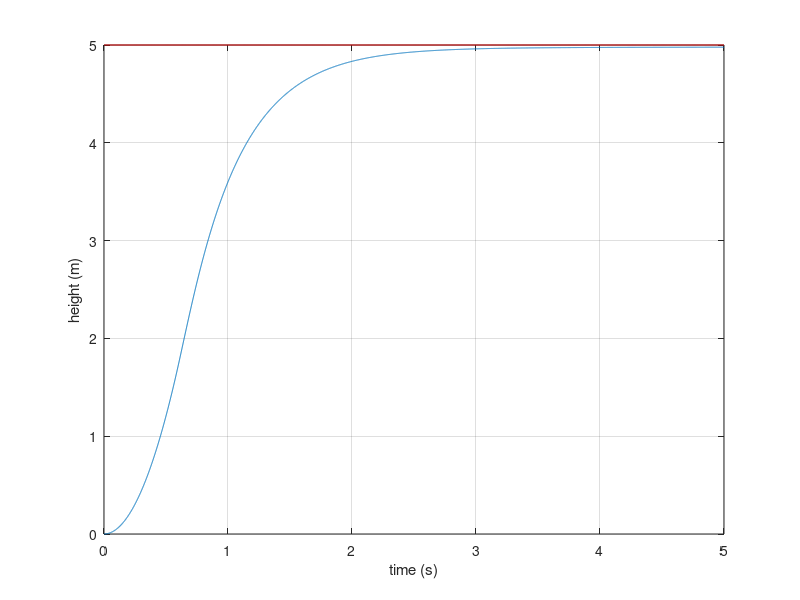
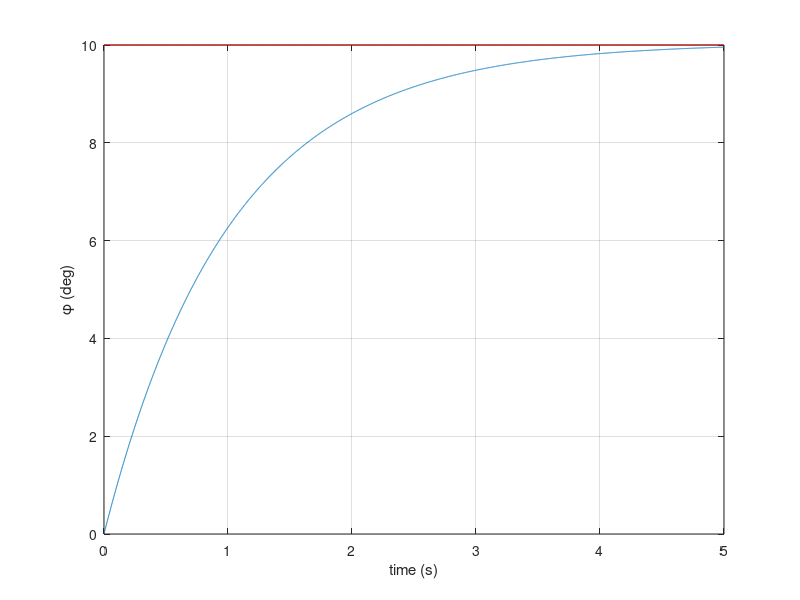
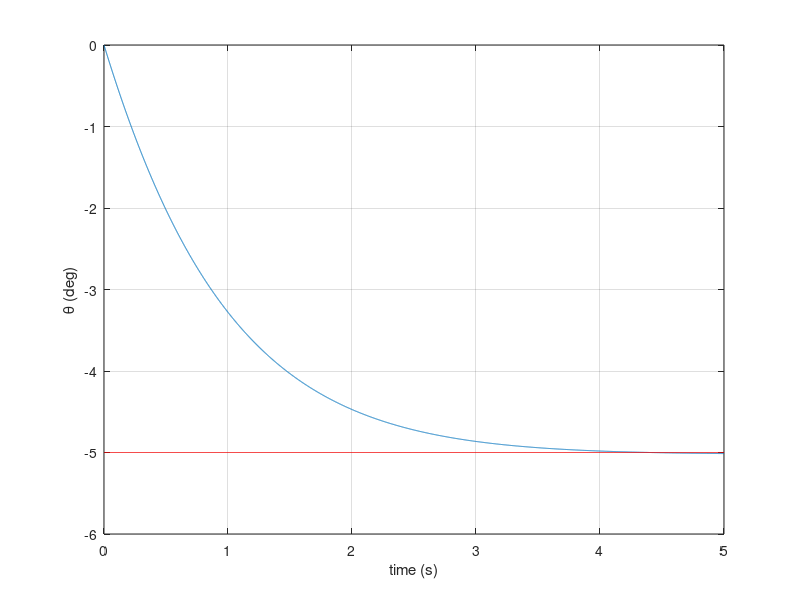
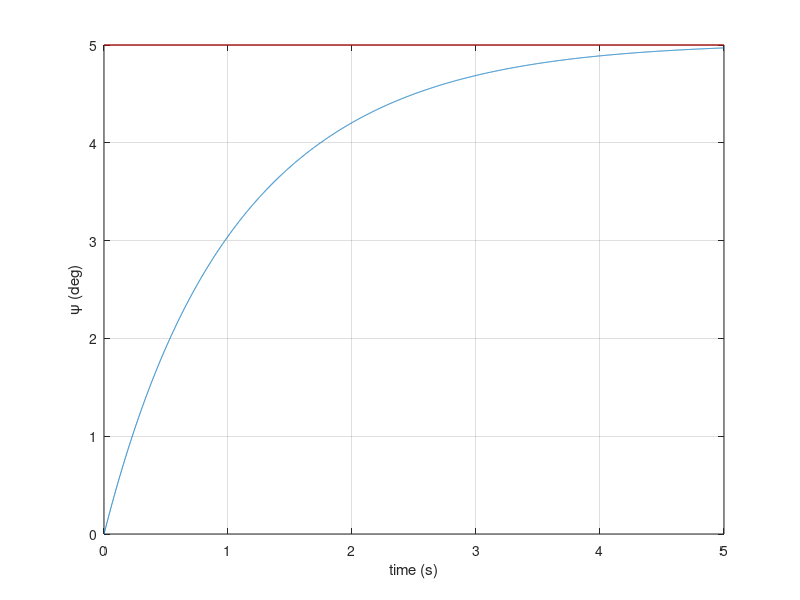

These charts were generated, in order, by the following MATLAB code:
clear all
clc
close all

format long
% nonlinear quadrotor model

Jxx=6.86*10^-5;  Jyy=9.2*10^-5;  Jzz=1.366*10^-4;
m=0.068; kt=0.01;  kq=7.8263*0.0001; b=0.062/sqrt(2);
g=9.81;

t1=(Jyy-Jzz)/Jxx;
t2=(Jzz-Jxx)/Jyy;
t3=(Jxx-Jyy)/Jzz;

 dt=0.001;
 tend=5;
% initial conditions
x=0;y=0;z=0;xdot=0;ydot=0;zdot=0;u=0;v=0;w=0;
p=0;q=0;r=0;phi=0;theta=0;psi=0;
sump=0;sumt=0;sumpsi=0; sumz=0;
fflag=0;
% max motor rpm
Tmax=2.0*m*g;
nmax=sqrt(Tmax/(4*kt));
txymax=(Tmax/4)*2*b;
tzmax=2*kq*nmax*nmax;  % max. yawing torque
%tfault=500000; % fault starting count
th=0.0000001;
for i=1:tend/dt
% rotational motion

% controller for attitude tracking
% outer loop PI (k1 and ki) and inner loop P control (k2)

% phi loop

 k2=0.1; k1=1.0;  ki=0.4*0.01;

a1=k2/Jxx;   b1=a1*k1;  c1=a1*ki;

% closed loop  poles
phir=10*pi/180;
%damp([1,a1,b1,c1])
sump=sump+(phir-phi);
pr=k1*(phir-phi)+ki*sump*dt;
% if(i>tfault)
%     pr=0;
% end

tx=k2*(pr-p);

if(tx>txymax)
    tx=txymax;
end

if(tx<-txymax)
    tx=-txymax;
end
if(abs(tx)<th)
    tx=0;
end

%---------------------------

% theta loop

 k21=0.1; k11=1.0;  ki1=0.4*0.01;



% closed loop  poles

%damp([1,a1,b1,c1])
thetar=-5*pi/180;

sumt=sumt+(thetar-theta);
qr=k11*(thetar-theta)+ki1*sumt*dt; % q ref


ty=k21*(qr-q);

if(ty>txymax)
    ty=txymax;
end

if(ty<-txymax)
    ty=-txymax;
end

if(abs(ty)<th)
    ty=0;
end
%---------------------------
% psi loop

 k22=0.1; k12=1.0;  ki2=0.4*0.01;



% closed loop  poles

%damp([1,a1,b1,c1])
psir=5*pi/180;
sumpsi=sumpsi+(psir-psi);
rref=k12*(psir-psi)+ki2*sumpsi*dt;  % r ref - CORRECTED: using sumpsi instead of sumt

tz=k22*(rref-r);

if(tz>tzmax)
    tz=tzmax;
end

if(tz<-tzmax)
    tz=-tzmax;
end

if(abs(tz)<th)
    tz=0;
end

%---------------------------
% altitude hold
zr=-5.0;
kv=-1.0; kz1=2.0; kz2=0.1*1.5;  % CORRECT: Negative gain required for z-down coordinate system
sumz=sumz+(zr-z);
vzr=kz1*(zr-z)+kz2*sumz*dt;
T=kv*(vzr-zdot);
fx=0; fy=0;
if(T<0.1*m*g)
    T=0.1*m*g;
end

if(T>Tmax)
    T=Tmax;
end



%----------------------------------
% thrust-torque conversion

B=[tx;ty;tz;T];



A=[b*kt,-b*kt,-b*kt,b*kt;
    b*kt,b*kt,-b*kt,-b*kt;
    kq,-kq,kq,-kq;
    kt,kt,kt,kt];


C=inv(A)*B;



n1=sqrt(C(1));n2=sqrt(C(2));n3=sqrt(C(3));n4=sqrt(C(4));



%---- Dynamics-----------

pdot=t1*q*r+tx/Jxx-2*p;

qdot=t2*p*r+ty/Jyy-2*q;

rdot=t3*p*q+tz/Jzz-2*r;

p=p+pdot*dt; q=q+qdot*dt; r=r+rdot*dt;

phidot=p+sin(phi)*tan(theta)*q+cos(phi)*tan(theta)*r;
thetadot=cos(phi)*q-sin(phi)*r;
psidot=sin(phi)*q/cos(theta)+cos(phi)*r/cos(theta);

phi=phi+phidot*dt;
theta=theta+thetadot*dt;
psi=psi+psidot*dt;

if(phi>1*pi)
    phi=phi-2*pi;
end

if(phi<-1*pi)
    phi=phi+2*pi;
end

if(theta>1*pi)
    theta=theta-2*pi;
end

if(theta<-1*pi)
    theta=theta+2*pi;
end

if(psi>1*pi)
    psi=psi-2*pi;
end

if(psi<-1*pi)
    psi=psi+2*pi;
end






% Linear motion

fz=-T;

udot=r*v-q*w+fx/m- g*sin(theta)-0.1*u;

vdot=p*w-r*u+fy/m+ g*cos(theta)*sin(phi)-0.1*v;

wdot=q*u-p*v+fz/m+ g*cos(theta)*cos(phi)-0.1*w;

u=u+udot*dt;
v=v+vdot*dt;
w=w+wdot*dt;



xdot = ((cos(psi)*cos(theta))*u+ (cos(psi)*sin(theta)*sin(phi) - sin(psi)*cos(phi))*v+ (sin(psi)*sin(phi)+cos(psi)*sin(theta)*cos(phi))*w);
ydot = ((sin(psi)*cos(theta))*u + (cos(psi)*cos(phi) + sin(psi)*sin(theta)*sin(phi))*v + (sin(psi)*sin(theta)*cos(phi) - cos(psi)*sin(phi))*w);
zdot = -1*(sin(theta)*u - cos(theta)*sin(phi)*v - cos(theta)*cos(phi)*w);

x=x+xdot*dt;
y=y+ydot*dt;
z=z+zdot*dt;


if(z>0)
    break;
end




tim(i)=i*dt;
% storing
hstore(i)=-z;
phistore(i)=phi*180/pi;
thetastore(i)=theta*180/pi;
psistore(i)=psi*180/pi;
thetard(i)=thetar*180/pi;
phird(i)=phir*180/pi;
hdstore(i)=-zr;
psird(i)=psir*180/pi;


end
figure(1)
plot(tim,hstore);
grid on
hold on
plot(tim,hdstore,'r')
xlabel('time (s)')
ylabel('height (m)')

figure(2)
plot(tim,phistore);
grid on
hold on
plot(tim,phird,'r')
xlabel('time (s)')
ylabel('\phi (deg)')


figure(3)
plot(tim,thetastore);
grid on
hold on
plot(tim,thetard,'r')
xlabel('time (s)')
ylabel('\theta (deg)')


figure(4)
plot(tim,psistore);
grid on
hold on
plot(tim,psird,'r')
xlabel('time (s)')
ylabel('\psi (deg)')